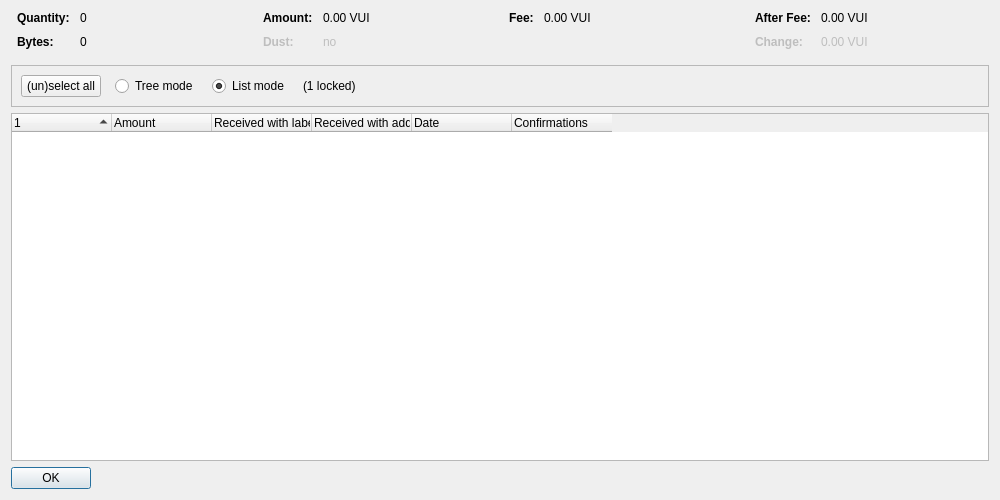
<?xml version="1.0" encoding="UTF-8"?>
<ui version="4.0">
 <class>CoinControlDialog</class>
 <widget class="QDialog" name="CoinControlDialog">
  <property name="geometry">
   <rect>
    <x>0</x>
    <y>0</y>
    <width>1000</width>
    <height>500</height>
   </rect>
  </property>
  <property name="windowTitle">
   <string>Coin Selection</string>
  </property>
  <layout class="QVBoxLayout" name="verticalLayout">
   <item>
    <layout class="QHBoxLayout" name="horizontalLayoutTop" stretch="0,0,0,0">
     <property name="topMargin">
      <number>0</number>
     </property>
     <property name="bottomMargin">
      <number>10</number>
     </property>
     <item>
      <layout class="QFormLayout" name="formLayoutCoinControl1">
       <property name="horizontalSpacing">
        <number>10</number>
       </property>
       <property name="verticalSpacing">
        <number>10</number>
       </property>
       <property name="leftMargin">
        <number>6</number>
       </property>
       <property name="rightMargin">
        <number>6</number>
       </property>
       <item row="0" column="0">
        <widget class="QLabel" name="labelCoinControlQuantityText">
         <property name="font">
          <font>
           <weight>75</weight>
           <bold>true</bold>
          </font>
         </property>
         <property name="text">
          <string>Quantity:</string>
         </property>
        </widget>
       </item>
       <item row="0" column="1">
        <widget class="QLabel" name="labelCoinControlQuantity">
         <property name="cursor">
          <cursorShape>IBeamCursor</cursorShape>
         </property>
         <property name="contextMenuPolicy">
          <enum>Qt::ActionsContextMenu</enum>
         </property>
         <property name="text">
          <string notr="true">0</string>
         </property>
         <property name="textInteractionFlags">
          <set>Qt::LinksAccessibleByMouse|Qt::TextSelectableByKeyboard|Qt::TextSelectableByMouse</set>
         </property>
        </widget>
       </item>
       <item row="1" column="0">
        <widget class="QLabel" name="labelCoinControlBytesText">
         <property name="font">
          <font>
           <weight>75</weight>
           <bold>true</bold>
          </font>
         </property>
         <property name="text">
          <string>Bytes:</string>
         </property>
        </widget>
       </item>
       <item row="1" column="1">
        <widget class="QLabel" name="labelCoinControlBytes">
         <property name="cursor">
          <cursorShape>IBeamCursor</cursorShape>
         </property>
         <property name="contextMenuPolicy">
          <enum>Qt::ActionsContextMenu</enum>
         </property>
         <property name="text">
          <string notr="true">0</string>
         </property>
         <property name="textInteractionFlags">
          <set>Qt::LinksAccessibleByMouse|Qt::TextSelectableByKeyboard|Qt::TextSelectableByMouse</set>
         </property>
        </widget>
       </item>
      </layout>
     </item>
     <item>
      <layout class="QFormLayout" name="formLayoutCoinControl2">
       <property name="horizontalSpacing">
        <number>10</number>
       </property>
       <property name="verticalSpacing">
        <number>10</number>
       </property>
       <property name="leftMargin">
        <number>6</number>
       </property>
       <property name="rightMargin">
        <number>6</number>
       </property>
       <item row="0" column="0">
        <widget class="QLabel" name="labelCoinControlAmountText">
         <property name="font">
          <font>
           <weight>75</weight>
           <bold>true</bold>
          </font>
         </property>
         <property name="text">
          <string>Amount:</string>
         </property>
        </widget>
       </item>
       <item row="0" column="1">
        <widget class="QLabel" name="labelCoinControlAmount">
         <property name="cursor">
          <cursorShape>IBeamCursor</cursorShape>
         </property>
         <property name="contextMenuPolicy">
          <enum>Qt::ActionsContextMenu</enum>
         </property>
         <property name="text">
          <string notr="true">0.00 VUI</string>
         </property>
         <property name="textInteractionFlags">
          <set>Qt::LinksAccessibleByMouse|Qt::TextSelectableByKeyboard|Qt::TextSelectableByMouse</set>
         </property>
        </widget>
       </item>
       <item row="1" column="0">
        <widget class="QLabel" name="labelCoinControlLowOutputText">
         <property name="enabled">
          <bool>false</bool>
         </property>
         <property name="font">
          <font>
           <weight>75</weight>
           <bold>true</bold>
          </font>
         </property>
         <property name="text">
          <string>Dust:</string>
         </property>
        </widget>
       </item>
       <item row="1" column="1">
        <widget class="QLabel" name="labelCoinControlLowOutput">
         <property name="enabled">
          <bool>false</bool>
         </property>
         <property name="cursor">
          <cursorShape>IBeamCursor</cursorShape>
         </property>
         <property name="contextMenuPolicy">
          <enum>Qt::ActionsContextMenu</enum>
         </property>
         <property name="text">
          <string notr="true">no</string>
         </property>
         <property name="textInteractionFlags">
          <set>Qt::LinksAccessibleByMouse|Qt::TextSelectableByKeyboard|Qt::TextSelectableByMouse</set>
         </property>
        </widget>
       </item>
      </layout>
     </item>
     <item>
      <layout class="QFormLayout" name="formLayoutCoinControl3">
       <property name="horizontalSpacing">
        <number>10</number>
       </property>
       <property name="verticalSpacing">
        <number>10</number>
       </property>
       <property name="leftMargin">
        <number>6</number>
       </property>
       <property name="rightMargin">
        <number>6</number>
       </property>
       <item row="0" column="0">
        <widget class="QLabel" name="labelCoinControlFeeText">
         <property name="font">
          <font>
           <weight>75</weight>
           <bold>true</bold>
          </font>
         </property>
         <property name="text">
          <string>Fee:</string>
         </property>
        </widget>
       </item>
       <item row="0" column="1">
        <widget class="QLabel" name="labelCoinControlFee">
         <property name="cursor">
          <cursorShape>IBeamCursor</cursorShape>
         </property>
         <property name="contextMenuPolicy">
          <enum>Qt::ActionsContextMenu</enum>
         </property>
         <property name="text">
          <string notr="true">0.00 VUI</string>
         </property>
         <property name="textInteractionFlags">
          <set>Qt::LinksAccessibleByMouse|Qt::TextSelectableByKeyboard|Qt::TextSelectableByMouse</set>
         </property>
        </widget>
       </item>
      </layout>
     </item>
     <item>
      <layout class="QFormLayout" name="formLayoutCoinControl4">
       <property name="horizontalSpacing">
        <number>10</number>
       </property>
       <property name="verticalSpacing">
        <number>10</number>
       </property>
       <property name="leftMargin">
        <number>6</number>
       </property>
       <property name="rightMargin">
        <number>6</number>
       </property>
       <item row="0" column="0">
        <widget class="QLabel" name="labelCoinControlAfterFeeText">
         <property name="font">
          <font>
           <weight>75</weight>
           <bold>true</bold>
          </font>
         </property>
         <property name="text">
          <string>After Fee:</string>
         </property>
        </widget>
       </item>
       <item row="0" column="1">
        <widget class="QLabel" name="labelCoinControlAfterFee">
         <property name="cursor">
          <cursorShape>IBeamCursor</cursorShape>
         </property>
         <property name="contextMenuPolicy">
          <enum>Qt::ActionsContextMenu</enum>
         </property>
         <property name="text">
          <string notr="true">0.00 VUI</string>
         </property>
         <property name="textInteractionFlags">
          <set>Qt::LinksAccessibleByMouse|Qt::TextSelectableByKeyboard|Qt::TextSelectableByMouse</set>
         </property>
        </widget>
       </item>
       <item row="1" column="0">
        <widget class="QLabel" name="labelCoinControlChangeText">
         <property name="enabled">
          <bool>false</bool>
         </property>
         <property name="font">
          <font>
           <weight>75</weight>
           <bold>true</bold>
          </font>
         </property>
         <property name="text">
          <string>Change:</string>
         </property>
        </widget>
       </item>
       <item row="1" column="1">
        <widget class="QLabel" name="labelCoinControlChange">
         <property name="enabled">
          <bool>false</bool>
         </property>
         <property name="cursor">
          <cursorShape>IBeamCursor</cursorShape>
         </property>
         <property name="contextMenuPolicy">
          <enum>Qt::ActionsContextMenu</enum>
         </property>
         <property name="text">
          <string notr="true">0.00 VUI</string>
         </property>
         <property name="textInteractionFlags">
          <set>Qt::LinksAccessibleByMouse|Qt::TextSelectableByKeyboard|Qt::TextSelectableByMouse</set>
         </property>
        </widget>
       </item>
      </layout>
     </item>
    </layout>
   </item>
   <item>
    <widget class="QFrame" name="frame">
     <property name="minimumSize">
      <size>
       <width>0</width>
       <height>40</height>
      </size>
     </property>
     <property name="frameShape">
      <enum>QFrame::StyledPanel</enum>
     </property>
     <property name="frameShadow">
      <enum>QFrame::Sunken</enum>
     </property>
     <layout class="QHBoxLayout" name="horizontalLayout">
      <item>
       <layout class="QHBoxLayout" name="horizontalLayoutPanel" stretch="0,0,0,0,0">
        <property name="spacing">
         <number>14</number>
        </property>
        <item>
         <widget class="QPushButton" name="pushButtonSelectAll">
          <property name="sizePolicy">
           <sizepolicy hsizetype="Maximum" vsizetype="Fixed">
            <horstretch>0</horstretch>
            <verstretch>0</verstretch>
           </sizepolicy>
          </property>
          <property name="text">
           <string>(un)select all</string>
          </property>
          <property name="autoDefault">
           <bool>false</bool>
          </property>
         </widget>
        </item>
        <item>
         <widget class="QRadioButton" name="radioTreeMode">
          <property name="sizePolicy">
           <sizepolicy hsizetype="Maximum" vsizetype="Fixed">
            <horstretch>0</horstretch>
            <verstretch>0</verstretch>
           </sizepolicy>
          </property>
          <property name="text">
           <string>Tree mode</string>
          </property>
         </widget>
        </item>
        <item>
         <widget class="QRadioButton" name="radioListMode">
          <property name="sizePolicy">
           <sizepolicy hsizetype="Maximum" vsizetype="Fixed">
            <horstretch>0</horstretch>
            <verstretch>0</verstretch>
           </sizepolicy>
          </property>
          <property name="text">
           <string>List mode</string>
          </property>
          <property name="checked">
           <bool>true</bool>
          </property>
         </widget>
        </item>
        <item>
         <widget class="QLabel" name="labelLocked">
          <property name="text">
           <string notr="true">(1 locked)</string>
          </property>
         </widget>
        </item>
        <item>
         <spacer name="horizontalSpacer">
          <property name="orientation">
           <enum>Qt::Horizontal</enum>
          </property>
          <property name="sizeHint" stdset="0">
           <size>
            <width>40</width>
            <height>20</height>
           </size>
          </property>
         </spacer>
        </item>
       </layout>
      </item>
     </layout>
    </widget>
   </item>
   <item>
    <widget class="CoinControlTreeWidget" name="treeWidget">
     <property name="contextMenuPolicy">
      <enum>Qt::CustomContextMenu</enum>
     </property>
     <property name="sortingEnabled">
      <bool>false</bool>
     </property>
     <property name="columnCount">
      <number>6</number>
     </property>
     <attribute name="headerShowSortIndicator" stdset="0">
      <bool>true</bool>
     </attribute>
     <attribute name="headerStretchLastSection">
      <bool>false</bool>
     </attribute>
     <column>
      <property name="text">
       <string/>
      </property>
     </column>
     <column>
      <property name="text">
       <string>Amount</string>
      </property>
     </column>
     <column>
      <property name="text">
       <string>Received with label</string>
      </property>
     </column>
     <column>
      <property name="text">
       <string>Received with address</string>
      </property>
     </column>
     <column>
      <property name="text">
       <string>Date</string>
      </property>
     </column>
     <column>
      <property name="text">
       <string>Confirmations</string>
      </property>
      <property name="toolTip">
       <string>Confirmed</string>
      </property>
     </column>
     <column>
      <property name="text">
       <string/>
      </property>
     </column>
     <column>
      <property name="text">
       <string/>
      </property>
     </column>
     <column>
      <property name="text">
       <string/>
      </property>
     </column>
     <column>
      <property name="text">
       <string/>
      </property>
     </column>
    </widget>
   </item>
   <item>
    <widget class="QDialogButtonBox" name="buttonBox">
     <property name="sizePolicy">
      <sizepolicy hsizetype="Maximum" vsizetype="Fixed">
       <horstretch>0</horstretch>
       <verstretch>0</verstretch>
      </sizepolicy>
     </property>
     <property name="orientation">
      <enum>Qt::Horizontal</enum>
     </property>
     <property name="standardButtons">
      <set>QDialogButtonBox::Ok</set>
     </property>
    </widget>
   </item>
  </layout>
 </widget>
 <customwidgets>
  <customwidget>
   <class>CoinControlTreeWidget</class>
   <extends>QTreeWidget</extends>
   <header>qt/coincontroltreewidget.h</header>
  </customwidget>
 </customwidgets>
 <resources/>
 <connections/>
</ui>
